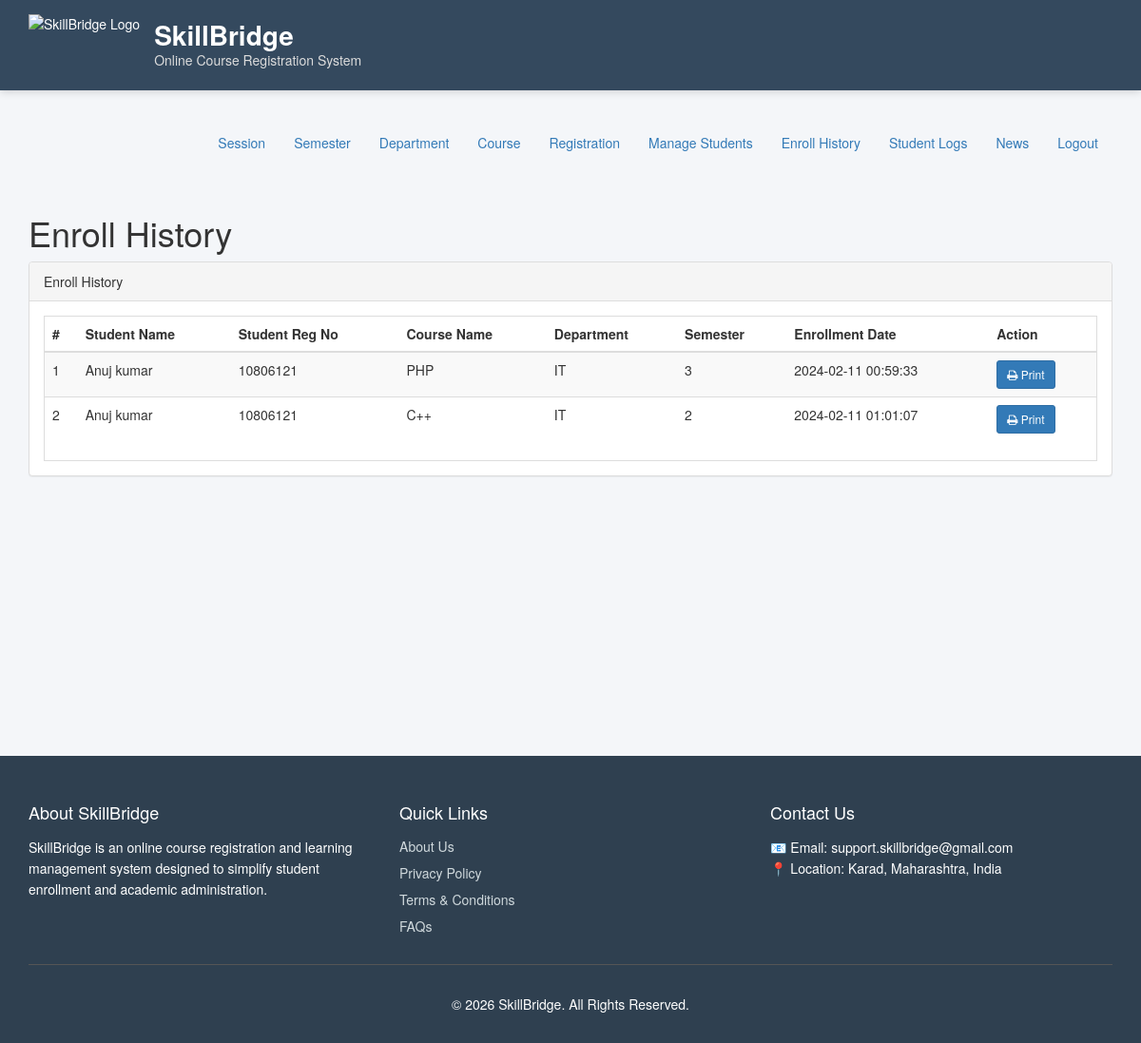
Page /admin/enroll-history.php (signed in) on the committed database.
### tables this page shows
CREATE TABLE `courseenrolls` (
  `id` int(11) NOT NULL,
  `studentRegno` varchar(255) DEFAULT NULL,
  `pincode` varchar(255) DEFAULT NULL,
  `session` int(11) DEFAULT NULL,
  `department` int(11) DEFAULT NULL,
  `level` int(11) DEFAULT NULL,
  `semester` int(11) DEFAULT NULL,
  `course` int(11) DEFAULT NULL,
  `enrollDate` timestamp NULL DEFAULT current_timestamp()
);

CREATE TABLE `students` (
  `StudentRegno` varchar(255) NOT NULL,
  `studentPhoto` varchar(255) DEFAULT NULL,
  `password` varchar(255) DEFAULT NULL,
  `studentName` varchar(255) DEFAULT NULL,
  `pincode` varchar(255) DEFAULT NULL,
  `session` varchar(255) DEFAULT NULL,
  `department` varchar(255) DEFAULT NULL,
  `semester` varchar(255) DEFAULT NULL,
  `cgpa` decimal(10,2) DEFAULT NULL,
  `creationdate` timestamp NULL DEFAULT current_timestamp(),
  `updationDate` varchar(255) DEFAULT NULL
);

CREATE TABLE `course` (
  `id` int(11) NOT NULL,
  `courseCode` varchar(255) DEFAULT NULL,
  `courseName` varchar(255) DEFAULT NULL,
  `courseUnit` varchar(255) DEFAULT NULL,
  `noofSeats` int(11) DEFAULT NULL,
  `creationDate` timestamp NULL DEFAULT current_timestamp(),
  `updationDate` varchar(255) DEFAULT NULL
);

CREATE TABLE `department` (
  `id` int(11) NOT NULL,
  `department` varchar(255) DEFAULT NULL,
  `creationDate` timestamp NULL DEFAULT current_timestamp()
);

CREATE TABLE `semester` (
  `id` int(11) NOT NULL,
  `semester` varchar(255) DEFAULT NULL,
  `creationDate` timestamp NULL DEFAULT current_timestamp(),
  `updationDate` varchar(255) DEFAULT NULL
);

### admin/enroll-history.php (the view, shortened to what this page needs)
<?php
require_once('includes/config.php');
?>
<!DOCTYPE html>
<html>
<head>
    <link href="../assets/css/bootstrap.css" rel="stylesheet" />
    <link href="../assets/css/font-awesome.css" rel="stylesheet" />
    <link href="../assets/css/style.css" rel="stylesheet" />
</head>
<body>
<?php include('includes/header.php'); ?>
<?php include('includes/menubar.php'); ?>
<div class="content-wrapper">
<div class="container">
<h1 class="page-head-line">Enroll History</h1>
<div class="panel panel-default">
<div class="panel-heading">Enroll History</div>
<div class="panel-body">
<div class="table-responsive table-bordered">
<table class="table table-striped">
<thead>
<tr>
    <th>#</th>
    <th>Student Name</th>
    <th>Student Reg No</th>
    <th>Course Name</th>
    <th>Department</th>
    <th>Semester</th>
    <th>Enrollment Date</th>
    <th>Action</th>
</tr>
</thead>
<tbody>
<?php
$sql = mysqli_query($con, "
    SELECT
        ce.course AS cid,
        c.courseName AS courname,
        d.department AS dept,
        sem.semester AS sem,
        ce.enrollDate AS edate,
        s.studentName AS sname,
        s.StudentRegno AS sregno
    FROM courseenrolls ce
    JOIN course c ON c.id = ce.course
    JOIN department d ON d.id = ce.department
    JOIN semester sem ON sem.id = ce.semester
    JOIN students s ON s.StudentRegno = ce.studentRegno
");
$cnt = 1;
while ($row = mysqli_fetch_assoc($sql)) {
?>
<tr>
    <td><?php echo $cnt++; ?></td>
    <td><?php echo htmlentities($row['sname']); ?></td>
    <td><?php echo htmlentities($row['sregno']); ?></td>
    <td><?php echo htmlentities($row['courname']); ?></td>
    <td><?php echo htmlentities($row['dept']); ?></td>
    <td><?php echo htmlentities($row['sem']); ?></td>
    <td><?php echo htmlentities($row['edate']); ?></td>
    <td>
        <a href="print.php?id=<?php echo $row['cid']; ?>" target="_blank">
            <button class="btn btn-primary btn-sm">
                <i class="fa fa-print"></i> Print
            </button>
        </a>
    </td>
</tr>
<?php } ?>
</tbody>
</table>
</div>
</div>
</div>
</div>
</div>
<?php include('includes/footer.php'); ?>
</body>
</html>

### admin/includes/header.php (shortened to what this page needs)
<!DOCTYPE html>
<html lang="en">
<head>
    <link rel="stylesheet" href="/SkillBridge/assets/css/bootstrap.css">
    <link rel="stylesheet" href="/SkillBridge/assets/css/font-awesome.css">
    <link rel="stylesheet" href="/SkillBridge/assets/css/style.css">
    <link rel="stylesheet" href="/SkillBridge/assets/css/admin.css">
</head>
<body>
<div class="top-navbar">
    <div class="container">
        <a href="/SkillBridge/admin/dashboard.php" class="brand-link">
            <img src="/SkillBridge/assets/img/logo.png"
                 alt="SkillBridge Logo"
                 class="brand-logo">
            <div>
                <div class="brand-title">
                    SkillBridge
                </div>
                <div class="sub-title">
                    Online Course Registration System
                </div>
            </div>
        </a>
    </div>
</div>
<div class="content-wrapper">

### admin/includes/menubar.php
<section class="menu-section">
        <div class="container">
            <div class="row">
                <div class="col-md-12">
                    <div class="navbar-collapse collapse ">
                        <ul id="menu-top" class="nav navbar-nav navbar-right">
                            <li><a href="session.php">Session</a></li>
                            <li><a href="semester.php">Semester </a></li>
                            <li><a   href="department.php">Department</a></li>
                             <li><a href="course.php">Course</a></li>
                              <li><a href="student-registration.php">Registration</a></li>
                               <li><a href="manage-students.php">Manage Students</a></li>
                               <li><a href="enroll-history.php">Enroll History</a></li>
                               <li><a href="user-log.php">Student Logs </a></li>
                                <li><a href="news.php">News </a></li>
                            <li><a href="logout.php">Logout</a></li>
                        </ul>
                    </div>
                </div>
            </div>
        </div>
    </section>

### admin/includes/footer.php (shortened to what this page needs)
</div>
<footer class="footer-section">
    <div class="container">
        <div class="row">
            <div class="col-md-4 col-sm-6">
                <h4>About SkillBridge</h4>
                <p>
                    SkillBridge is an online course registration and learning
                    management system designed to simplify student enrollment
                    and academic administration.
                </p>
            </div>
            <div class="col-md-4 col-sm-6">
                <h4>Quick Links</h4>
                <ul class="footer-links">
                    <li><a href="about.php">About Us</a></li>
                    <li><a href="privacy.php">Privacy Policy</a></li>
                    <li><a href="terms.php">Terms & Conditions</a></li>
                    <li><a href="faq.php">FAQs</a></li>
                </ul>
            </div>
            <div class="col-md-4 col-sm-12">
                <h4>Contact Us</h4>
                <p>
                    📧 Email: support.skillbridge@gmail.com<br>
                    📍 Location: Karad, Maharashtra, India
                </p>
            </div>
        </div>
        <hr>
        <div class="row">
            <div class="col-md-12 text-center">
                <p class="copyright">
                    © <?php echo date("Y"); ?> SkillBridge. All Rights Reserved.
                </p>
            </div>
        </div>
    </div>
</footer>
</body>
</html>

### assets/css/style.css (style rules this page uses)
h1, h2, h3 { color:#333; }
.btn-primary { background:#337AB7; border-color:#2E6DA4; color:#fff; }

### admin/includes/header.php (style rules this page uses)
body { background:#f4f6f9; margin:0; padding:0; }
.top-navbar { background:#34495E; padding:15px 0; box-shadow:0 2px 8px rgba(0,0,0,.15); }
.brand-link { display:flex; align-items:center; text-decoration:none; color:#fff; }
.brand-logo { height:65px; width:auto; margin-right:15px; }
.brand-title { font-size:28px; font-weight:bold; color:#fff; line-height:1.1; }
.sub-title { font-size:14px; color:#dcdcdc; }
.content-wrapper { min-height:550px; padding:30px 0; }

### admin/includes/footer.php (style rules this page uses)
.footer-section { background: #2f4050; color: #ffffff; padding: 40px 0 20px; margin-top: 40px; }
.footer-section h4 { color: #ffffff; margin-bottom: 15px; }
.footer-section p { font-size: 14px; line-height: 22px; }
.footer-links { list-style: none; padding: 0; }
.footer-links li { margin-bottom: 8px; }
.footer-links a { color: #cfd8dc; text-decoration: none; }
.footer-section hr { border-top: 1px solid #555; }
.copyright { font-size: 13px; margin-top: 10px; }

### rows in the picture
courseenrolls: students.studentName "Anuj kumar", students.StudentRegno "10806121", course.courseName "PHP", department.department "IT", semester.semester "3", enrollDate "2024-02-11 00:59:33"
courseenrolls: students.studentName "Anuj kumar", students.StudentRegno "10806121", course.courseName "C++", department.department "IT", semester.semester "2", enrollDate "2024-02-11 01:01:07"
